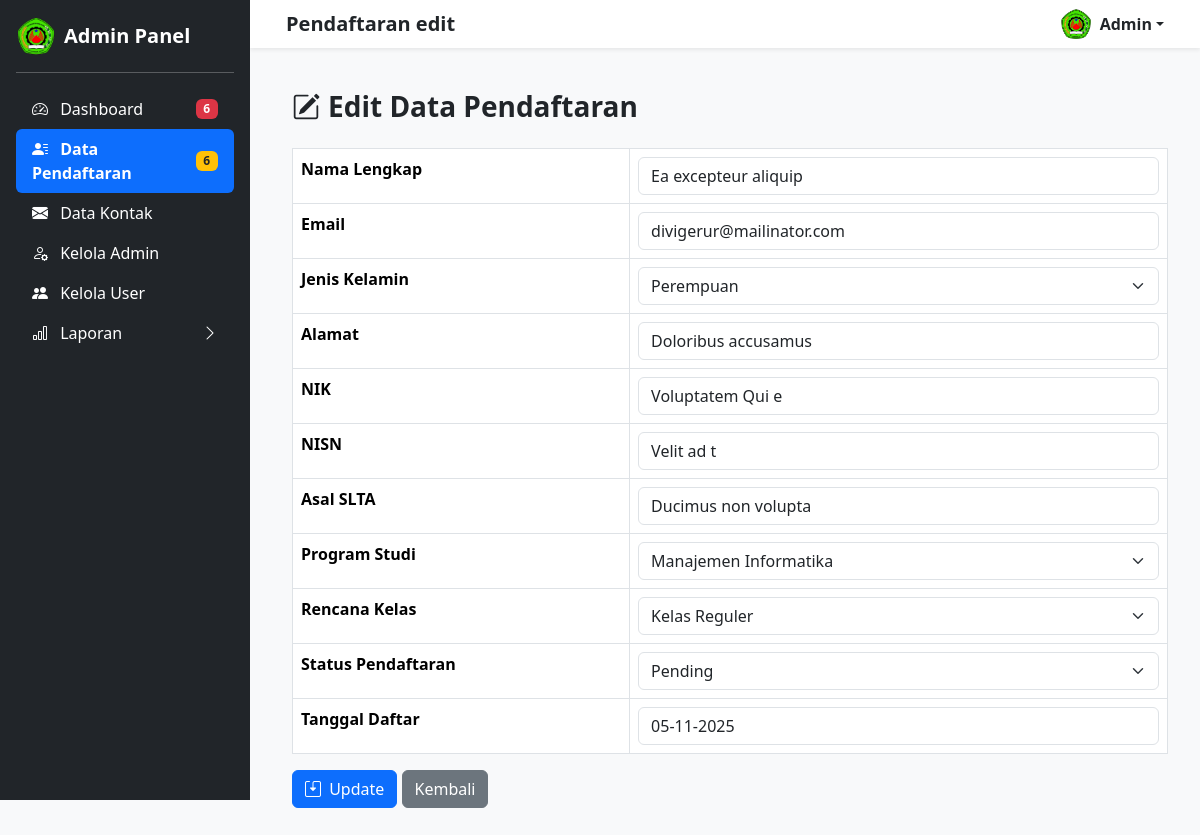
Screenshot of /admin/pendaftaran_edit.php?id=19 (signed in) with the database file from the repository.
### tables this page shows
CREATE TABLE `tb_pendaftaran` (
  `id_pendaftaran` int(11) NOT NULL,
  `nama_lengkap` varchar(100) DEFAULT NULL,
  `email` varchar(100) DEFAULT NULL,
  `nomor_wa` varchar(20) DEFAULT NULL,
  `jenis_kelamin` varchar(20) DEFAULT NULL,
  `alamat` text DEFAULT NULL,
  `nik` varchar(16) NOT NULL,
  `nisn` varchar(10) NOT NULL,
  `asal_slta` varchar(100) DEFAULT NULL,
  `program_studi` varchar(100) DEFAULT NULL,
  `rencana_kelas` varchar(50) DEFAULT NULL,
  `bukti_pembayaran` varchar(255) DEFAULT NULL,
  `tanggal_daftar` datetime DEFAULT current_timestamp(),
  `status_pendaftaran` enum('Pending','Diterima','Tidak Diterima') DEFAULT 'Pending'
);

### admin/pendaftaran_edit.php (the view, shortened to what this page needs)
<?php
include '../includes/koneksi.php';
$id = $_GET['id'];
$data = mysqli_query($conn, "SELECT * FROM tb_pendaftaran WHERE id_pendaftaran = '$id'");
$row = mysqli_fetch_assoc($data);
?>
<!DOCTYPE html>
<html lang="id">
<head>
    <link href="https://cdn.jsdelivr.net/npm/bootstrap@5.3.2/dist/css/bootstrap.min.css" rel="stylesheet">
    <link href="https://cdn.jsdelivr.net/npm/bootstrap-icons@1.11.1/font/bootstrap-icons.css" rel="stylesheet">
</head>
<?php include 'sidebar_admin.php'; ?>
<body>
    <div class="content">
        <div class="container">
            <h3 class="fw-bold mb-4"><i class="bi bi-pencil-square me-2"></i>Edit Data Pendaftaran</h3>
            <form method="POST">
                <div class="table-responsive">
                    <table class="table table-bordered">
                        <tbody>
                            <tr>
                                <th>Nama Lengkap</th>
                                <td><input type="text" name="nama_lengkap"
                                        value="<?= htmlspecialchars($row['nama_lengkap']); ?>" class="form-control"
                                        required></td>
                            </tr>
                            <tr>
                                <th>Email</th>
                                <td><input type="email" name="email" value="<?= htmlspecialchars($row['email']); ?>"
                                        class="form-control" required></td>
                            </tr>
                            <tr>
                                <th>Jenis Kelamin</th>
                                <td>
                                    <select name="jenis_kelamin" class="form-select" required>
                                        <option value="Perempuan" <?= ($row['jenis_kelamin'] == "Perempuan") ? 'selected' : ''; ?>>Perempuan</option>
                                    </select>
                                </td>
                            </tr>
                            <tr>
                                <th>Alamat</th>
                                <td><input type="text" name="alamat" value="<?= htmlspecialchars($row['alamat']); ?>"
                                        class="form-control" required></td>
                            </tr>
                            <tr>
                                <th>NIK</th>
                                <td><input type="text" name="nik" value="<?= htmlspecialchars($row['nik']); ?>"
                                        class="form-control" required></td>
                            </tr>
                            <tr>
                                <th>NISN</th>
                                <td><input type="text" name="nisn" value="<?= htmlspecialchars($row['nisn']); ?>"
                                        class="form-control" required></td>
                            </tr>
                            <tr>
                                <th>Asal SLTA</th>
                                <td><input type="text" name="asal_slta"
                                        value="<?= htmlspecialchars($row['asal_slta']); ?>" class="form-control"
                                        required></td>
                            </tr>
                            <tr>
                                <th>Program Studi</th>
                                <td>
                                    <select name="program_studi" class="form-select" required>
                                        <option value="Manajemen Informatika" <?= ($row['program_studi'] == "Manajemen Informatika") ? 'selected' : ''; ?>>Manajemen Informatika</option>
                                    </select>
                                </td>
                            </tr>
                            <tr>
                                <th>Rencana Kelas</th>
                                <td>
                                    <select name="rencana_kelas" class="form-select" required>
                                        <option value="Kelas Reguler" <?= ($row['rencana_kelas'] == "Kelas Reguler") ? 'selected' : ''; ?>>Kelas Reguler</option>
                                    </select>
                                </td>
                            </tr>
                            <tr>
                                <th>Status Pendaftaran</th>
                                <td>
                                    <select name="status_pendaftaran" class="form-select" required>
                                        <option value="Pending"
                                            <?= ($row['status_pendaftaran'] == "Pending") ? 'selected' : ''; ?>>Pending
                                        </option>
                                    </select>
                                </td>
                            </tr>
                            <tr>
                                <th>Tanggal Daftar</th>
                                <td><input type="text" value="<?= date('d-m-Y', strtotime($row['tanggal_daftar'])); ?>"
                                        class="form-control" readonly></td>
                            </tr>
                        </tbody>
                    </table>
                </div>
                <button type="submit" name="update" class="btn btn-primary"><i class="bi bi-save2 me-1"></i>
                    Update</button>
                <a href="data_pendaftaran.php" class="btn btn-secondary">Kembali</a>
            </form>
        </div>
    </div>
</body>
</html>

### admin/pendaftaran_edit.php (style rules this page uses)
body { background-color: #f8f9fa; }
.content { margin-left: 260px; padding: 90px 20px; }

### rows the page displays
tb_pendaftaran: nama_lengkap "Ea excepteur aliquip", email "divigerur@mailinator.com", jenis_kelamin "Perempuan", alamat "Doloribus accusamus", nik "Voluptatem Qui e", nisn "Velit ad t", asal_slta "Ducimus non volupta", program_studi "Manajemen Informatika", rencana_kelas "Kelas Reguler", status_pendaftaran "Pending", tanggal_daftar "05-11-2025"

### other values shown
$page_title "Pendaftaran edit"
$total_notif "6"
$jumlah_pendaftaran_pending "6"
